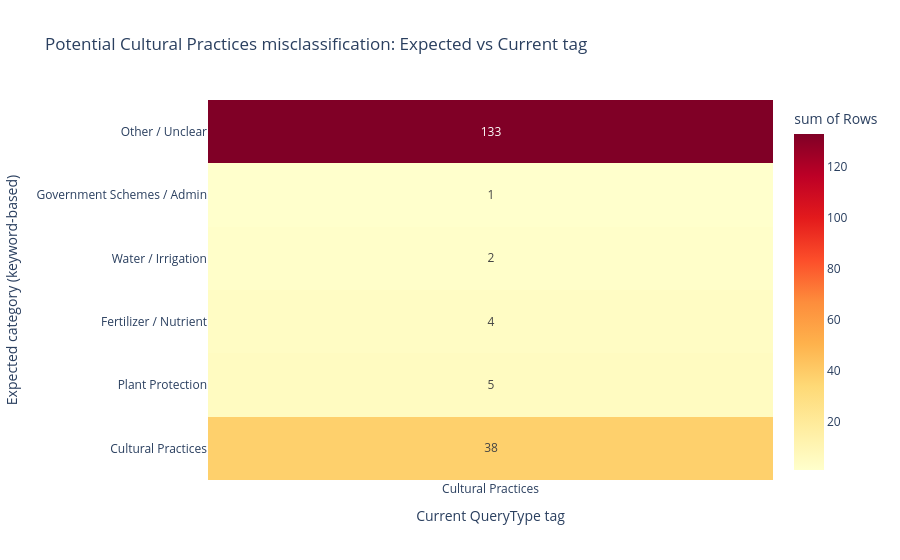

The notebook cell this image was saved under:
### Markdown cell above
**Cultural Practices categorization audit (targeted check):**

This diagnostic checks rows currently tagged as `Cultural Practices` and infers an expected category from query keywords. Rows where expected category is not Cultural Practices are flagged as potential misclassification.

### Code cell
# Cultural Practices misclassification audit
import re

cp = df[df['QueryType_clean'] == 'Cultural Practices'].copy()
cp['query_lower'] = cp['QueryText'].astype(str).str.lower()

def infer_expected_category(text):
    if re.search(r'scheme|yojana|subsid|pm[- ]?kisan|insurance|credit|loan|kcc|registration|portal', text):
        return 'Government Schemes / Admin'
    if re.search(r'pest|insect|worm|caterpillar|disease|blight|rot|fung|spray|pesticide', text):
        return 'Plant Protection'
    if re.search(r'fertili|urea|dap|npk|potash|manure|nutrient|micronutrient|zinc', text):
        return 'Fertilizer / Nutrient'
    if re.search(r'irrigat|water|drip|sprinkler|canal|moisture', text):
        return 'Water / Irrigation'
    if re.search(r'market|price|rate|mandi|sell|buyer|msp', text):
        return 'Market / Price'
    if re.search(r'seed|variet|sowing|spacing|pruning|nursery|transplant|cultivation|harvest', text):
        return 'Cultural Practices'
    return 'Other / Unclear'

cp['expected_category'] = cp['query_lower'].apply(infer_expected_category)
cp['current_tag'] = 'Cultural Practices'
cp['potential_misclassified'] = cp['expected_category'] != 'Cultural Practices'

total_cp = len(cp)
flagged_count = int(cp['potential_misclassified'].sum())
print(f'Cultural Practices rows checked: {total_cp}')
print(f'Potentially misclassified rows: {flagged_count} ({100*flagged_count/max(total_cp,1):.1f}%)')

expected_order = [
    'Cultural Practices',
    'Plant Protection',
    'Fertilizer / Nutrient',
    'Water / Irrigation',
    'Market / Price',
    'Government Schemes / Admin',
    'Other / Unclear',
]

heat = (
    cp.groupby(['expected_category', 'current_tag'])
    .size()
    .reset_index(name='count')
)
heat['expected_category'] = pd.Categorical(heat['expected_category'], categories=expected_order, ordered=True)
heat = heat.sort_values('expected_category')

fig_cp = px.density_heatmap(
    heat,
    x='current_tag',
    y='expected_category',
    z='count',
    color_continuous_scale='YlOrRd',
    text_auto=True,
    title='Potential Cultural Practices misclassification: Expected vs Current tag',
    labels={'current_tag': 'Current QueryType tag', 'expected_category': 'Expected category (keyword-based)', 'count': 'Rows'},
)
fig_cp.update_layout(yaxis_title='Expected category (keyword-based)', xaxis_title='Current QueryType tag')
fig_cp.show()

flagged_rows = cp[cp['potential_misclassified']].copy()
show_cols = ['StateName', 'DistrictName', 'Crop', 'QueryText', 'expected_category']

print(f'\nFlagged rows count: {len(flagged_rows)}')
print('Top 20 flagged row texts and details:')
display(flagged_rows[show_cols].head(20).reset_index(drop=True))

### Figure 1 — Plotly figure (JSON) as saved in the notebook; plotly's stock layout.template omitted (floating-point values rounded to 4 significant figures)
{"data": [{"coloraxis": "coloraxis", "histfunc": "sum", "hovertemplate": "Current QueryType tag=%{x}<br>Expected category (keyword-based)=%{y}<br>sum of Rows=%{z}<extra></extra>", "name": "", "texttemplate": "%{z}", "type": "histogram2d", "x": ["Cultural Practices", "Cultural Practices", "Cultural Practices", "Cultural Practices", "Cultural Practices", "Cultural Practices"], "xaxis": "x", "xbingroup": "x", "y": ["Cultural Practices", "Plant Protection", "Fertilizer / Nutrient", "Water / Irrigation", "Government Schemes / Admin", "Other / Unclear"], "yaxis": "y", "ybingroup": "y", "z": [38, 5, 4, 2, 1, 133]}], "layout": {"coloraxis": {"colorbar": {"title": {"text": "sum of Rows"}}, "colorscale": [[0.0, "rgb(255,255,204)"], [0.125, "rgb(255,237,160)"], [0.25, "rgb(254,217,118)"], [0.375, "rgb(254,178,76)"], [0.5, "rgb(253,141,60)"], [0.625, "rgb(252,78,42)"], [0.75, "rgb(227,26,28)"], [0.875, "rgb(189,0,38)"], [1.0, "rgb(128,0,38)"]]}, "legend": {"tracegroupgap": 0}, "title": {"text": "Potential Cultural Practices misclassification: Expected vs Current tag"}, "xaxis": {"anchor": "y", "domain": [0.0, 1.0], "title": {"text": "Current QueryType tag"}}, "yaxis": {"anchor": "x", "domain": [0.0, 1.0], "title": {"text": "Expected category (keyword-based)"}}}}
